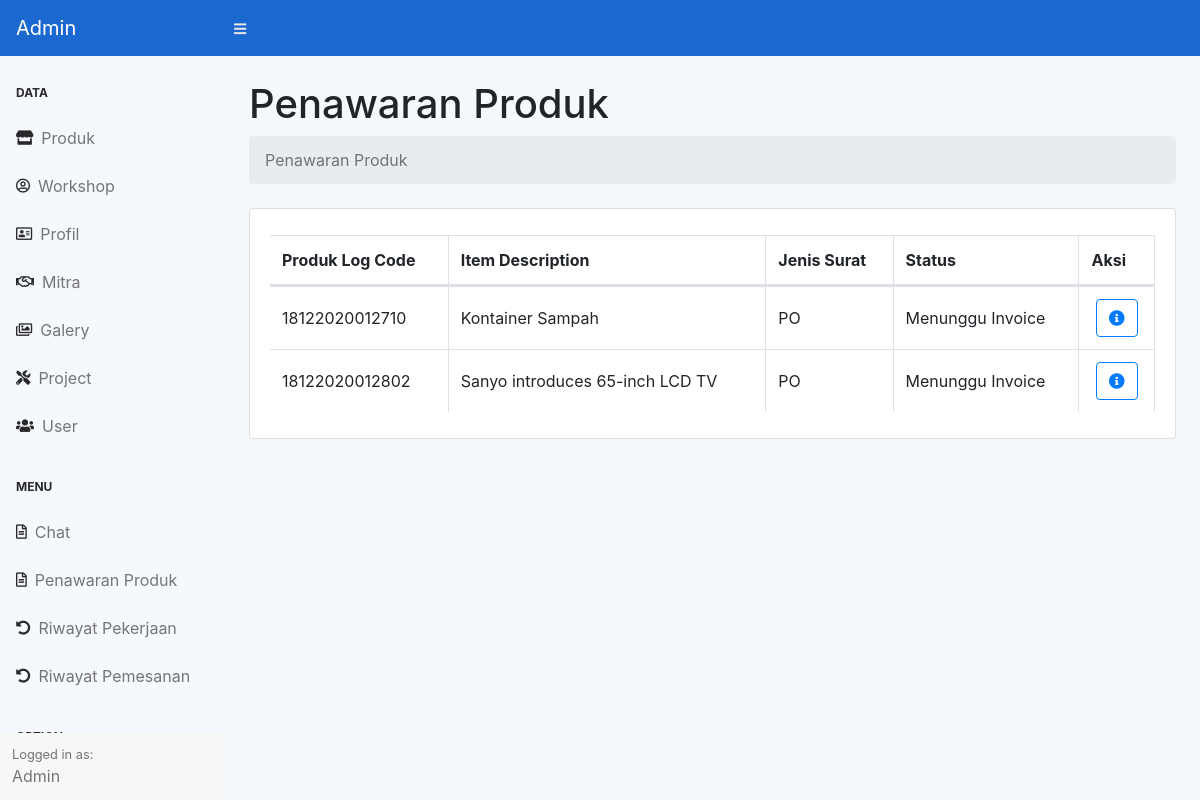
The page /admin/index.php (signed in) on the database as committed earlier.
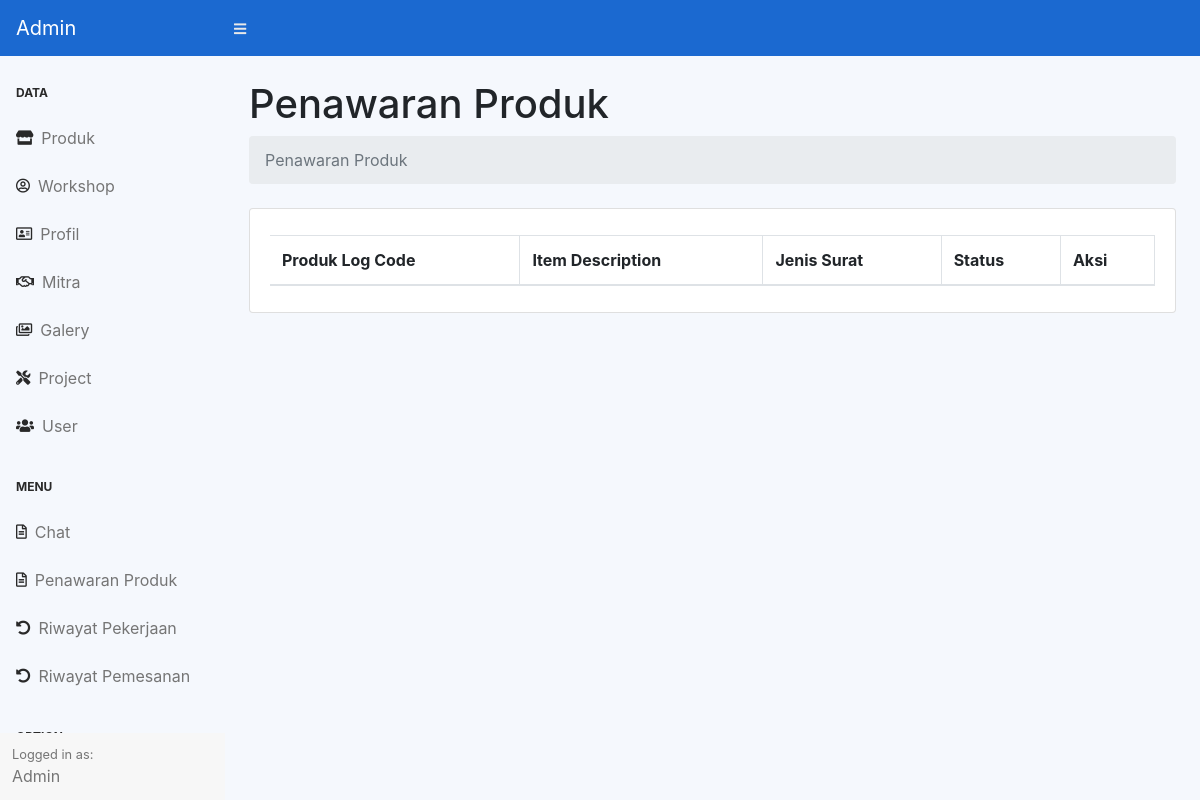
The same page on the database as committed later.
### tables this page shows
CREATE TABLE `produk_log` (
  `id` int(11) NOT NULL,
  `id_user` int(11) NOT NULL,
  `id_produk` int(11) NOT NULL,
  `log_code` varchar(56) NOT NULL,
  `nama_perusahaan` varchar(255) NOT NULL,
  `alamat_perusahaan` varchar(255) NOT NULL,
  `kota` text NOT NULL,
  `nama_surat` varchar(128) NOT NULL,
  `harga` varchar(255) NOT NULL,
  `terbilang` varchar(255) NOT NULL,
  `jenis_surat` varchar(128) NOT NULL,
  `status_log` varchar(128) NOT NULL DEFAULT 'Menunggu Surat Penawaran Harga',
  `date` text NOT NULL,
  `ongkir` int(128) NOT NULL
);

CREATE TABLE `produk` (
  `id` int(11) NOT NULL,
  `item_desc` varchar(128) NOT NULL,
  `spesifikasi` varchar(255) NOT NULL,
  `foto` varchar(225) NOT NULL,
  `fotob` varchar(225) NOT NULL,
  `fotoc` varchar(225) NOT NULL,
  `fotod` varchar(225) NOT NULL,
  `harga` int(128) NOT NULL
);

### admin/Produk-Penawaran/index.php (the view, shortened to what this page needs)
<div class="container-fluid">
    <h1 class="mt-4">Penawaran Produk </h1>
    <ol class="breadcrumb mb-4">
        <li class="breadcrumb-item active">Penawaran Produk</li>
    </ol>
    <div class="card mb-4">
        <div class="card-body">
            <div class="table-responsive">
                <table class="table table-bordered dataTable" id="" width="100%" cellspacing="0">
                    <thead>
                        <tr>
                            <th>Produk Log Code</th>
                            <th>Item Description</th>
                            <th>Jenis Surat</th>
                            <th>Status</th>
                            <th>Aksi</th>
                        </tr>
                    </thead>
                    <tbody>
                        <?php $get = $koneksi->query("SELECT * FROM `produk_log` GROUP BY log_code ") ?>
                        <?php
                        while ($data = $get->fetch_assoc()) :
                            $idproduk = $data['id_produk'];
                            $log = $data['log_code']; ?>
                            <tr>
                                <td class="align-middle"><?= $data['log_code'] ?></td>
                                <td class="align-middle">
                                    <?php $getsss = $koneksi->query("SELECT * FROM `produk` where id = '$idproduk' ") ?>
                                    <?php $dataanya = $getsss->fetch_assoc();
                                    $namaitem = $dataanya['item_desc'];
                                    echo $namaitem;
                                    ?>
                                </td>
                                <td class="align-middle">
                                    <?php
                                    $ambil = $koneksi->query("SELECT * FROM `produk_log` WHERE log_code = '$log' ORDER BY id desc");
                                    $oke = $ambil->fetch_assoc();
                                    $jenis = $oke['jenis_surat'];
                                    echo $jenis;
                                    ?>
                                </td>
                                <td class="align-middle">
                                    <?= $data['status_log'] ?>
                                </td>
                                <td class="text-center">
                                    <a href="?page=produk-penawaran-detail&logcode=<?= $data['log_code'] ?>&itemdesc=<?= $dataanya['item_desc'] ?>" class="btn btn-outline-primary"><i class="fas fa-info-circle"></i></a>
                                </td>
                            </tr>
                        <?php
                        endwhile ?>
                    </tbody>
                </table>
            </div>
        </div>
    </div>
</div>

Rows that differ between the two databases and show on the page:
removed produk_log: log_code "18122020012710", id_produk.item_desc "Kontainer Sampah", produk_log.jenis_surat "PO", status_log "Menunggu Invoice"
removed produk_log: log_code "18122020012802", id_produk.item_desc "Sanyo introduces 65-inch LCD TV", produk_log.jenis_surat "PO", status_log "Menunggu Invoice"
